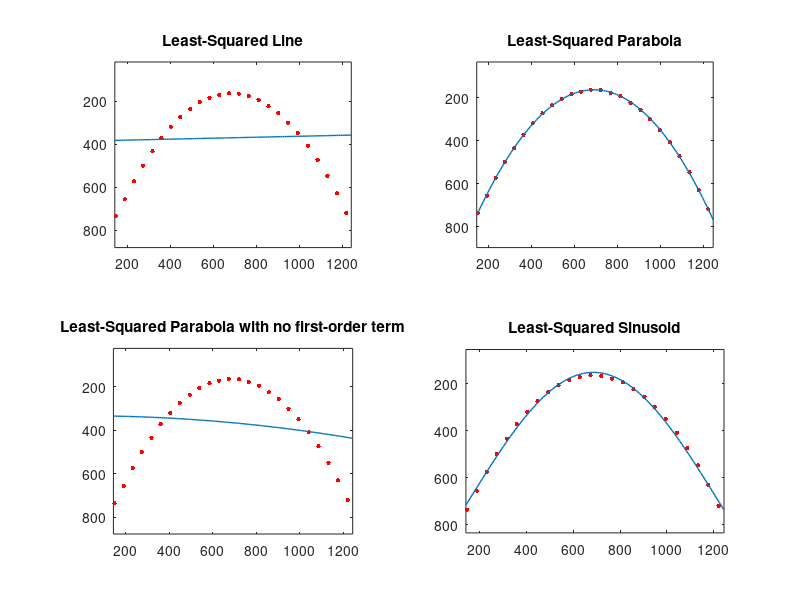
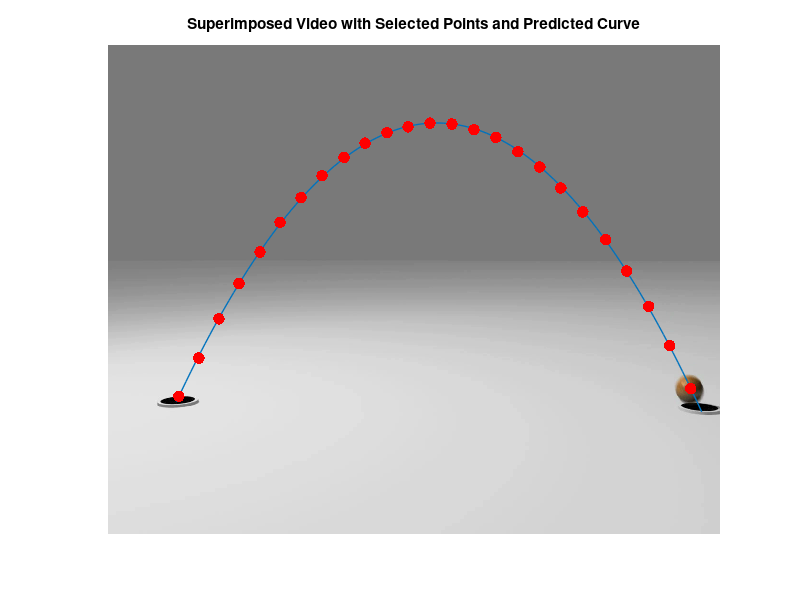

Recreate these plots in MATLAB, in order.
% Thomas Monfre
% Dartmouth College CS 11, Spring 2018
% Long Assignment 1: function to estimate the curve then visualize best-fit

%% setup
% clear workspace, then load variables from ball_cords.mat
clear;
load('ball_cords.mat');

% grab the user-selected graph values from coords
graphX = coords(:,1);
graphY = coords(:,2);

figure;

% set x range of values - to be used in all graphs
% left bound takes first x value from coords and subtracts 5 unit buffer
% right bound takes last x value from coords and adds 23 unit buffer
xrng = [graphX(1) - 5 : 10 : graphX(length(graphX)) + 23]';

%% GRAPH LEAST-SQUARED LINE

% create subplot for all graphs, then access plot 1
subplot(2,2,1);

% graph the user-coordinates
userPoints = plot(graphX, graphY, 'r.');
set(userPoints, 'MarkerSize', 10);

% calculate the least-squared line
lineX = [graphX ones(size(graphX))];
lineU = inv(lineX'*lineX) * lineX' * graphY;
lineEq = lineU(1)*xrng + lineU(2);

% graph the least-squared line
hold on;
line = plot(xrng,lineEq);
set(line, 'LineWidth', 1);
axis equal; set(gca, 'YDir', 'reverse');
hold off;

title('Least-Squared Line');

% calculate mean-squared error
lineValsY = lineU(1)*graphX + lineU(2); % predicted y values
lineError = (graphY - lineValsY).^2;
lineError = sum(lineError) / length(graphX);

fprintf('Mean-Squared Error of Line: %f \n', lineError);

%% GRAPH LEAST-SQUARED PARABOLA

% access subplot 2
subplot(2,2,2);

% graph the user-coordinates
userPoints = plot(graphX, graphY, 'r.');
set(userPoints, 'MarkerSize', 10);

% calculate the least-squared parabola1
parab1X = [graphX.^2 graphX ones(size(graphX))];
parab1U = inv(parab1X'*parab1X) * parab1X' * graphY;
parab1Eq = parab1U(1)*xrng.^2 + parab1U(2)*xrng + parab1U(3);

% graph the least-squared parabola1
hold on;
parab1 = plot(xrng,parab1Eq);
set(parab1, 'LineWidth', 1);
axis equal; set(gca, 'YDir', 'reverse');
hold off;

title('Least-Squared Parabola');

% calculate mean-squared error
parab1ValsY = parab1U(1)*graphX.^2 + parab1U(2)*graphX + parab1U(3);
parab1Error = (graphY - parab1ValsY).^2;
parab1Error = sum(parab1Error) / length(graphX);

fprintf('Mean-Squared Error of Parabola: %f  \n', parab1Error);

%% GRAPH LEAST-SQUARED PARABOLA WITH NO FIRST-ORDER TERM

% access subplot 3
subplot(2,2,3);

% graph the user-coordinates
userPoints = plot(graphX, graphY, 'r.');
set(userPoints, 'MarkerSize', 10);

% calculate the least-squared parabola2
parab2X = [graphX.^2 ones(size(graphX))];
parab2U = inv(parab2X'*parab2X) * parab2X' * graphY;
parab2Eq = parab2U(1)*xrng.^2 + parab2U(2);

% graph the least-squared parabola2
hold on;
parab2 = plot(xrng,parab2Eq);
set(parab2, 'LineWidth', 1);
axis equal; set(gca, 'YDir', 'reverse');
hold off;

title('Least-Squared Parabola with no first-order term');

% calculate mean-squared error
parab2ValsY = parab2U(1)*graphX.^2 + parab2U(2);
parab2Error = (graphY - parab2ValsY).^2;
parab2Error = sum(parab2Error) / length(graphX);

fprintf('Mean-Squared Error of Parabola with no first-order term: %f  \n', parab2Error);

%% GRAPH LEAST-SQUARED SINUSOID

% access subplot 4
subplot(2,2,4);

% graph the user-coordinates
userPoints = plot(graphX, graphY, 'r.');
set(userPoints, 'MarkerSize', 10);

% calculate the least-squared sinusoid
sinusoidX = [sin(((1/335.5)*graphX) - 9.9) ones(size(graphX))];
sinusoidU = inv(sinusoidX'*sinusoidX) * sinusoidX' * graphY;
sinusoidEq = sinusoidU(1)*sin(((1/335.5)*xrng) - 9.9) + sinusoidU(2);

% graph the least-squared sinusoid
hold on;
sinusoid = plot(xrng,sinusoidEq);
set(sinusoid, 'LineWidth', 1);
axis equal; set(gca, 'YDir', 'reverse');
hold off;

title('Least-Squared Sinusoid');

% calculate mean-squared error
sinusoidValsY = sinusoidU(1)*sin(((1/335.5)*graphX) - 9.9) + sinusoidU(2);
sinusoidError = (graphY - sinusoidValsY).^2;
sinusoidError = sum(sinusoidError) / length(graphX);

fprintf('Mean-Squared Error of Sinusoid: %f  \n', sinusoidError);

%% GRAPH
figure;

% superimpose image with graph plot -- image advances every 0.5 seconds
for k=1 : 1 : 25
    
    figure(2);
    
    % display image on screen
    frame = frames(:,:,:,k);
    imshow(uint8(frame));
    drawnow;
    
    hold on;
    
    % overlay predicted location from best-fit model
    parab1 = plot(xrng,parab1Eq);
    set(parab1, 'LineWidth', 1);
    
    % overlay selected coordinate points from coords
    userPoints = plot(graphX, graphY, 'r.' );
    set(userPoints, 'MarkerSize', 25);
    
    hold off;
    
    % reverse and label axis
    set(gca, 'YDir', 'reverse');    
    title('Superimposed Video with Selected Points and Predicted Curve');
    
    % wait (block)
    pause(0.5);
end
